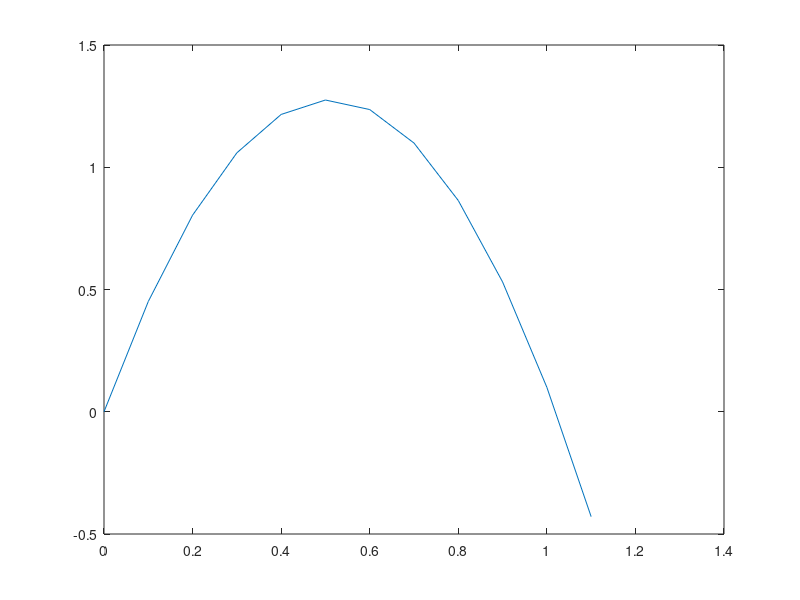

This chart was generated by the following MATLAB code:
%equation
%y = u*t-4.9*t*t;
c = [];
n = 0;
y = 0;
t = 0;
time = 0;
loc = 0;
u = input('please enter initial velocity = ');
while (y>=0)
    disp (['At t = ',num2str(t),' Ball height is = ',num2str(y),' meter upwards']);
    cnew=y;
    c=[c,cnew];
    t=t+0.1;
    y = u*t-4.9*t*t;
    n = n+1;
    
    time = [time,t];
    loc = [loc,y];
end
[maxH,idx]=max(c);
result = max(c)

plot (time,loc)